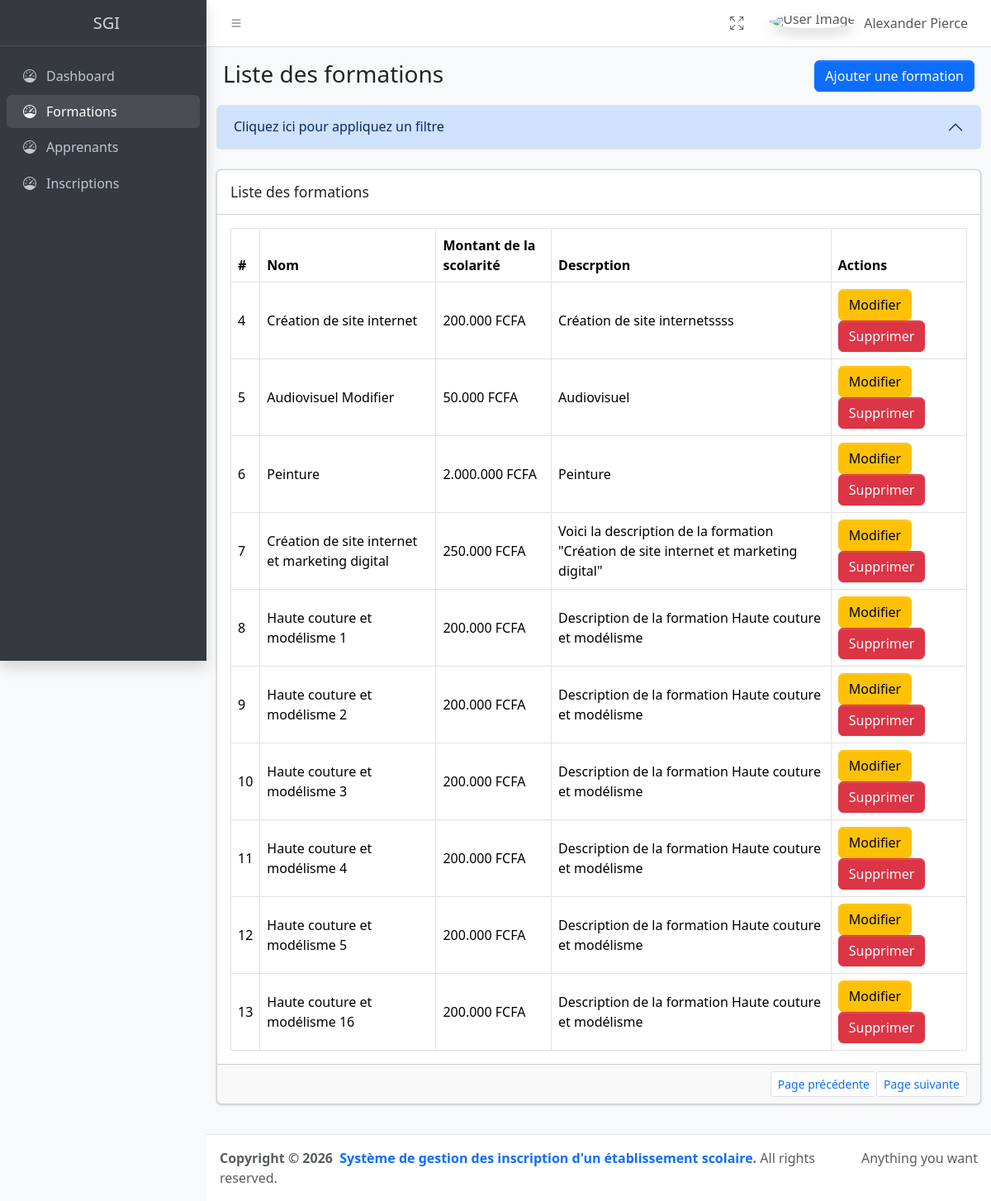
The page /index.php?page=liste-formation (signed in) on the database its author committed.
### tables this page shows
CREATE TABLE `filieres` (
  `id` int NOT NULL,
  `nom` varchar(255) NOT NULL,
  `montant_scolarite` int NOT NULL,
  `description` text,
  `activer_le` timestamp NOT NULL DEFAULT CURRENT_TIMESTAMP,
  `creer_le` timestamp NOT NULL DEFAULT CURRENT_TIMESTAMP,
  `modifier_le` timestamp NOT NULL DEFAULT CURRENT_TIMESTAMP,
  `supprimer_le` timestamp NULL DEFAULT NULL
);

### index.php (called while the page is built, shortened)
<?php
require_once './app/fonction.php';
$page = obtenir_le_nom_de_la_page();
switch ($page) {
    case 'liste-formation':
        if (estconnecter()) {
            $ficher_de_la_page = './app/pages/tableau_de_board/formation/liste.php';
        } else {
            $ficher_de_la_page = './app/pages/authentification/connexion/index.php';
        }
        break;
}
require_once $ficher_de_la_page;

### app/pages/tableau_de_board/formation/liste.php (the view, shortened to what this page needs)
<?php
$nom_de_la_page = 'Liste des formations';
$numero_page = 1;
$limite = 10;
$formations = list_formation($numero_page, $limite, $_GET['nom'] ?? null,  );
require_once './app/pages/tableau_de_board/template_debut.php';
echo entete_de_ma_page($nom_de_la_page, ['nom' => 'Ajouter une formation', 'href' => 'index.php?page=ajouter-formation']);
?>
<div class="container-fluid">
    <div class="row">
        <div class="col-md-12">
            <div class="accordion mb-4" id="liste-formation-filtres">
                <div class="accordion-item">
                    <h2 class="accordion-header">
                        <button
                            class="accordion-button"
                            type="button"
                            data-bs-toggle="collapse"
                            data-bs-target="#collapseOne"
                            aria-expanded="true"
                            aria-controls="collapseOne">
                            Cliquez ici pour appliquez un filtre
                        </button>
                    </h2>
                </div>
            </div>
            <div class="card mb-4">
                <div class="card-header">
                    <h3 class="card-title">
                        <?= $nom_de_la_page; ?>
                    </h3>
                </div>
                <div class="card-body">
                    <?php if (!empty($formations)) { ?>
                        <table class="table table-bordered">
                            <thead>
                                <tr>
                                    <th style="width: 10px">#</th>
                                    <th>Nom</th>
                                    <th>Montant de la scolarité</th>
                                    <th>Descrption</th>
                                    <th>Actions</th>
                                </tr>
                            </thead>
                            <tbody>
                                <?php foreach ($formations as $formation) { ?>
                                    <tr class="align-middle">
                                        <td>
                                            <?= $formation['id'] ?? '-'; ?>
                                        </td>
                                        <td>
                                            <?= $formation['nom'] ?? '-'; ?>
                                        </td>
                                        <td>
                                            <?= number_format($formation['montant_scolarite'], 0, ',', '.') . ' FCFA'  ?? '-'; ?>
                                        </td>
                                        <td>
                                            <?= $formation['description'] ?? '-'; ?>
                                        </td>
                                        <td>
                                            <a href="index.php?page=modifier-formation&id=<?= $formation['id'] ?? '-'; ?>" class="btn btn-warning">
                                                Modifier
                                            </a>
                                            <a type="button" data-bs-toggle="modal" data-bs-target="#formation-supprimer-<?= $formation['id'] ?? '-'; ?>" class="btn btn-danger">
                                                Supprimer
                                            </a>
                                        </td>
                                    </tr>
                                <?php } ?>
                            </tbody>
                        </table>
                    <?php } else { ?>
                        <p>
                            Aucune formation n'est disponible pour le moment.
                        </p>
                    <?php } ?>
                </div>
                <?php if (!empty($formations)) { ?>
                    <div class="card-footer clearfix">
                        <ul class="pagination pagination-sm m-0 float-end">
                            <li class="page-item">
                                <a class="page-link" href="index.php?page=liste-formation&numero_page=<?= ($numero_page > 1) ? $numero_page - 1 : $numero_page ?>&limite=<?= $limite ?>">
                                    Page précédente
                                </a>
                            </li>
                            <li class="page-item">
                                <a class="page-link" href="index.php?page=liste-formation&numero_page=<?= $numero_page + 1 ?>&limite=<?= $limite ?>">
                                    Page suivante
                                </a>
                            </li>
                        </ul>
                    </div>
                <?php } ?>
            </div>
        </div>
    </div>
</div>
<? require_once './app/pages/tableau_de_board/template_fin.php'; ?>

### app/pages/tableau_de_board/template_debut.php (shortened to what this page needs)
<!doctype html>
<html lang="en">
<head>
    <link
        rel="stylesheet"
        href="https://cdn.jsdelivr.net/npm/@fontsource/source-sans-3@5.0.12/index.css"
        media="print"
        onload="this.media='all'" />
    <link
        rel="stylesheet"
        href="https://cdn.jsdelivr.net/npm/overlayscrollbars@2.11.0/styles/overlayscrollbars.min.css"
 />
    <link
        rel="stylesheet"
        href="https://cdn.jsdelivr.net/npm/bootstrap-icons@1.13.1/font/bootstrap-icons.min.css"
 />
    <link rel="stylesheet" href="./public/css/adminlte.css" />
    <link
        rel="stylesheet"
        href="https://cdn.jsdelivr.net/npm/apexcharts@3.37.1/dist/apexcharts.css"
 />
    <link
        rel="stylesheet"
        href="https://cdn.jsdelivr.net/npm/jsvectormap@1.5.3/dist/css/jsvectormap.min.css"
 />
</head>
<body class="layout-fixed sidebar-expand-lg sidebar-open bg-body-tertiary">
    <div class="app-wrapper">
        <nav class="app-header navbar navbar-expand bg-body">
            <div class="container-fluid">
                <ul class="navbar-nav">
                    <li class="nav-item">
                        <a class="nav-link" data-lte-toggle="sidebar" href="#" role="button">
                            <i class="bi bi-list"></i>
                        </a>
                    </li>
                </ul>
                <ul class="navbar-nav ms-auto">
                    <li class="nav-item">
                        <a class="nav-link" href="#" data-lte-toggle="fullscreen">
                            <i data-lte-icon="maximize" class="bi bi-arrows-fullscreen"></i>
                        </a>
                    </li>
                    <li class="nav-item dropdown user-menu">
                        <a href="#" class="nav-link dropdown-toggle" data-bs-toggle="dropdown">
                            <img
                                src="./assets/img/user2-160x160.jpg"
                                class="user-image rounded-circle shadow"
                                alt="User Image" />
                            <span class="d-none d-md-inline">Alexander Pierce</span>
                        </a>
                    </li>
                </ul>
            </div>
        </nav>
        <aside class="app-sidebar bg-body-secondary shadow" data-bs-theme="dark">
            <div class="sidebar-brand">
                <a href="./index.html" class="brand-link">
                    <span class="brand-text fw-light">SGI</span>
                </a>
            </div>
            <div class="sidebar-wrapper">
                <nav class="mt-2">
                    <ul
                        class="nav sidebar-menu flex-column"
                        data-lte-toggle="treeview"
                        role="navigation"
                        aria-label="Main navigation"
                        data-accordion="false"
                        id="navigation">
                        <li class="nav-item <?= (obtenir_le_nom_de_la_page() == "tableau-de-board") ? 'menu-open' : '' ?>">
                            <a href="index.php?page=tableau-de-board" class="nav-link">
                                <i class="nav-icon bi bi-speedometer"></i>
                                <p>Dashboard</p>
                            </a>
                        </li>
                        <li class="nav-item <?= (obtenir_le_nom_de_la_page() == "liste-formation" || obtenir_le_nom_de_la_page() == "ajouter-formation" || obtenir_le_nom_de_la_page() == "modifier-formation" || obtenir_le_nom_de_la_page() == "supprimer-formation") ? 'menu-open' : '' ?>">
                            <a href="index.php?page=liste-formation" class="nav-link">
                                <i class="nav-icon bi bi-speedometer"></i>
                                <p>Formations</p>
                            </a>
                        </li>
                        <li class="nav-item <?= (obtenir_le_nom_de_la_page() == "liste-apprenant" || obtenir_le_nom_de_la_page() == "ajouter-apprenant" || obtenir_le_nom_de_la_page() == "modifier-apprenant" || obtenir_le_nom_de_la_page() == "supprimer-apprenant") ? 'menu-open' : '' ?>">
                            <a href="index.php?page=liste-apprenant" class="nav-link">
                                <i class="nav-icon bi bi-speedometer"></i>
                                <p>Apprenants</p>
                            </a>
                        </li>
                        <li class="nav-item <?= (obtenir_le_nom_de_la_page() == "liste-inscription" || obtenir_le_nom_de_la_page() == "ajouter-inscription" || obtenir_le_nom_de_la_page() == "modifier-inscription" || obtenir_le_nom_de_la_page() == "supprimer-inscription") ? 'menu-open' : '' ?>">
                            <a href="index.php?page=liste-inscription" class="nav-link">
                                <i class="nav-icon bi bi-speedometer"></i>
                                <p>Inscriptions</p>
                            </a>
                        </li>
                    </ul>
                </nav>
            </div>
        </aside>
        <main class="app-main">

### app/fonction.php (shortened to what this page needs)
<?php
function connexion_base_de_donnees(): PDO|bool
{
    try {
        return new PDO('mysql:host=localhost:8889;dbname=gestion_inscription_etablissement_scolaire;charset=utf8', 'root', 'root');
    } catch (Exception $e) {
        die('Erreur : ' . $e->getMessage());
        return false;
    }
}
function obtenir_le_nom_de_la_page(): ?string
{
    return $_GET['page'] ?? null;
}
function entete_de_ma_page(string $nom_de_la_page, array $action = [])
{
    $action_code = (!empty($action) && !empty($action['nom'])) ? '<a class="btn btn-primary" href="' . ($action['href'] ?? '#') . '">' . $action['nom'] . '</a>' : '';
    return '
            <div class="app-content-header">
                <div class="container-fluid">
                    <div class="row">
                        <div class="col-sm-6">
                            <h3 class="mb-0">' . $nom_de_la_page . '</h3>
                        </div>
                        <div class="col-sm-6">
                            <div class="float-sm-end">
                             ' . $action_code  . '
                            </div>
                        </div>
                    </div>
                </div>
            </div>
            ';
}
function list_formation(int $numero_page = 1, int $limite = 10, ?string $nom = null, ?int $montant_scolarite = null): array
{
    $requette_debut = "SELECT * FROM `filieres` WHERE supprimer_le is null ";
    $requette_fin = " LIMIT :limit OFFSET :offset;";
    $requette = $requette_debut . $requette_fin;
    $instance_base_de_donnees =  connexion_base_de_donnees();
    $preparation_de_la_requette = $instance_base_de_donnees->prepare($requette);
    $offset = ($numero_page - 1) * $limite;
    $preparation_de_la_requette->bindParam(':limit', $limite, PDO::PARAM_INT);
    $preparation_de_la_requette->bindParam(':offset', $offset, PDO::PARAM_INT);
    $preparation_de_la_requette->execute();
    $list_formation = $preparation_de_la_requette->fetchAll(PDO::FETCH_ASSOC);
    return $list_formation;
}

### app/pages/tableau_de_board/template_fin.php (shortened to what this page needs)
</main>
        <footer class="app-footer">
            <div class="float-end d-none d-sm-inline">Anything you want</div>
            <strong>
                Copyright &copy; 2026&nbsp;
                <a href="#" class="text-decoration-none">Système de gestion des inscription d'un établissement scolaire</a>.
            </strong>
            All rights reserved.
        </footer>
    </div>
</body>
</html>

### rows shown on the page
filieres: id "4", nom "Création de site internet", montant_scolarite "200.000 FCFA", description "Création de site internetssss"
filieres: id "5", nom "Audiovisuel Modifier", montant_scolarite "50.000 FCFA", description "Audiovisuel"
filieres: id "6", nom "Peinture", montant_scolarite "2.000.000 FCFA", description "Peinture"
filieres: id "7", nom "Création de site internet et marketing digital", montant_scolarite "250.000 FCFA", description "Voici la description de la formation \"Création de site internet et marketing digital\""
filieres: id "8", nom "Haute couture et modélisme 1", montant_scolarite "200.000 FCFA", description "Description de la formation Haute couture et modélisme"
filieres: id "9", nom "Haute couture et modélisme 2", montant_scolarite "200.000 FCFA", description "Description de la formation Haute couture et modélisme"
filieres: id "10", nom "Haute couture et modélisme 3", montant_scolarite "200.000 FCFA", description "Description de la formation Haute couture et modélisme"
filieres: id "11", nom "Haute couture et modélisme 4", montant_scolarite "200.000 FCFA", description "Description de la formation Haute couture et modélisme"
filieres: id "12", nom "Haute couture et modélisme 5", montant_scolarite "200.000 FCFA", description "Description de la formation Haute couture et modélisme"
filieres: id "13", nom "Haute couture et modélisme 16", montant_scolarite "200.000 FCFA", description "Description de la formation Haute couture et modélisme"

### other values the page prints
$nom_de_la_page "Liste des formations"
$action['nom'] "Ajouter une formation"
